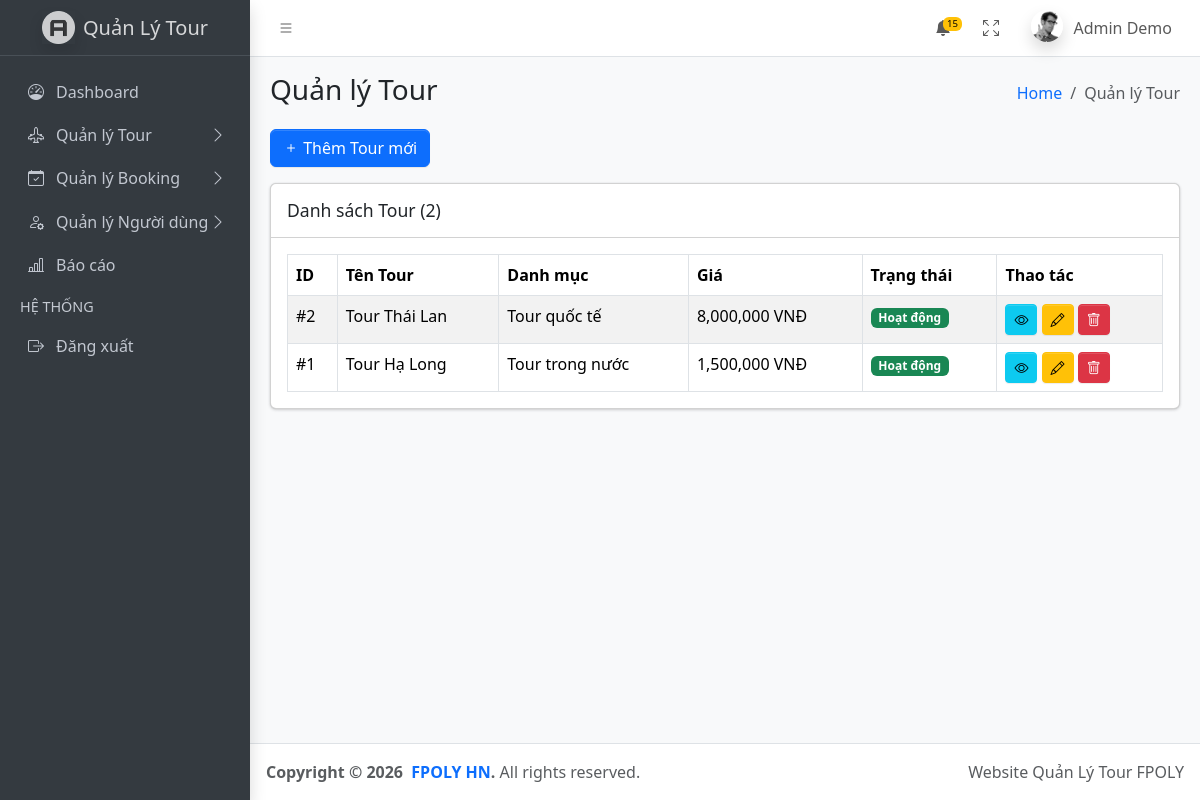
The page /admin/tours (signed in) on the database its author committed.
### tables this page shows
CREATE TABLE `tours` (
  `id` bigint(20) NOT NULL,
  `name` varchar(255) NOT NULL,
  `description` text DEFAULT NULL,
  `category_id` bigint(20) DEFAULT NULL,
  `schedule` longtext DEFAULT NULL CHECK (json_valid(`schedule`)),
  `images` longtext DEFAULT NULL CHECK (json_valid(`images`)),
  `prices` longtext DEFAULT NULL CHECK (json_valid(`prices`)),
  `policies` longtext DEFAULT NULL CHECK (json_valid(`policies`)),
  `suppliers` longtext DEFAULT NULL CHECK (json_valid(`suppliers`)),
  `price` decimal(15,2) DEFAULT NULL,
  `status` tinyint(4) NOT NULL,
  `created_at` timestamp NOT NULL DEFAULT current_timestamp(),
  `updated_at` timestamp NOT NULL DEFAULT current_timestamp() ON UPDATE current_timestamp()
);

CREATE TABLE `categories` (
  `id` bigint(20) NOT NULL,
  `name` varchar(100) NOT NULL,
  `description` text DEFAULT NULL,
  `status` tinyint(4) NOT NULL,
  `created_at` timestamp NOT NULL DEFAULT current_timestamp(),
  `updated_at` timestamp NOT NULL DEFAULT current_timestamp() ON UPDATE current_timestamp()
);

### src/helpers/helpers.php (called while the page is built, shortened)
<?php
function view_path(string $view): string
{
    $normalized = str_replace('.', DIRECTORY_SEPARATOR, $view);
    return BASE_PATH . DIRECTORY_SEPARATOR . 'views' . DIRECTORY_SEPARATOR . $normalized . '.php';
}
function view(string $view, array $data = []): void
{
    $file = view_path($view);
    extract($data, EXTR_OVERWRITE);
    include $file;
}

### src/controllers/AdminController.php (called while the page is built, shortened)
<?php
class AdminController
{
    public function tours()
    {
        view('admin.tours', [
            'title' => 'Quản lý Tour',
            'pageTitle' => 'Quản lý Tour'
        ]);
    }
}

### index.php (called while the page is built, shortened)
<?php
require_once __DIR__ . '/src/helpers/helpers.php';
if (file_exists(__DIR__ . '/src/models/Tour.php')) require_once __DIR__ . '/src/models/Tour.php';
require_once __DIR__ . '/src/controllers/AdminController.php';
$homeController = new HomeController();
$authController = new AuthController();
$categoryController = new CategoryController();
$adminController = new AdminController();
$guideController = new GuideController();
$act = $_GET['act'] ?? '/';
match ($act) {
    '/', 'welcome' => $homeController->welcome(),
    'home' => $homeController->home(),
    'login' => $authController->login(),
    'check-login' => $authController->checkLogin(),
    'logout' => $authController->logout(),
    'categories' => $categoryController->index(),
    'admin/dashboard' => $homeController->home(),
    'admin/tours' => $adminController->tours(),
    'admin/tours/add' => $adminController->addTour(),
    'admin/tours/edit' => $adminController->editTour(),
    'admin/tours/view' => $adminController->viewTour(),
    'admin/bookings' => $adminController->bookings(),
    'admin/bookings/add' => $adminController->addBooking(),
    'admin/bookings/customers' => $adminController->bookingCustomers(),
    'admin/customers' => $adminController->customers(),
    'admin/customers/add' => $adminController->addCustomer(),
    'admin/guides' => $adminController->guides(),
    'admin/reports' => $adminController->reports(),
    'admin/schedules' => $adminController->schedules(),
    'admin/schedules/add' => $adminController->addSchedule(),
    'admin/schedules/edit' => $adminController->editSchedule(),
    'admin/rooms' => $adminController->rooms(),
    'admin/expenses' => $adminController->expenses(),
    'admin/revenue' => $adminController->revenue(),
    'admin/customers/checkin' => $adminController->customerCheckIn(),
    'admin/customers/assign-room' => $adminController->assignRoom(),
    'admin/print-guest-list' => $adminController->printGuestList(),
    'guide/dashboard' => $guideController->dashboard(),
    'guide/schedule' => $guideController->schedule(),
    'guide/customers' => $guideController->customers(),
    'guide/diary' => $guideController->diary(),
    'guide/checkin' => $guideController->checkin(),
    'guide/requirements' => $guideController->requirements(),
    'guide/update-requirement' => $guideController->updateRequirement(),
    'guide/save-diary' => $guideController->saveDiary(),
    default => $homeController->notFound(),
};

### src/models/Tour.php (called while the page is built, shortened)
<?php
class Tour
{
    public static function getAll()
    {
        $db = getDB();
        $stmt = $db->query("
            SELECT t.*, c.name as category_name
            FROM tours t
            LEFT JOIN categories c ON t.category_id = c.id
            ORDER BY t.id DESC
        ");
        return $stmt->fetchAll();
    }
}

### views/admin/tours.php (the view, shortened to what this page needs)
<?php
$tours = Tour::getAll();
?>
<div class="row mb-3">
  <div class="col-12">
    <a href="<?= BASE_URL ?>?act=admin/tours/add" class="btn btn-primary">
      <i class="bi bi-plus"></i> Thêm Tour mới
    </a>
  </div>
</div>
<div class="row">
  <div class="col-12">
    <div class="card">
      <div class="card-header">
        <h3 class="card-title">Danh sách Tour (<?= count($tours) ?>)</h3>
      </div>
      <div class="card-body">
        <table class="table table-bordered table-striped">
          <thead>
            <tr>
              <th>ID</th>
              <th>Tên Tour</th>
              <th>Danh mục</th>
              <th>Giá</th>
              <th>Trạng thái</th>
              <th>Thao tác</th>
            </tr>
          </thead>
          <tbody>
            <?php foreach ($tours as $t): ?>
              <tr>
                <td>#<?= $t['id'] ?></td>
                <td><?= htmlspecialchars($t['name']) ?></td>
                <td><?= htmlspecialchars($t['category_name'] ?? 'N/A') ?></td>
                <td><?= number_format($t['price']) ?> VNĐ</td>
                <td>
                  <span class="badge <?= $t['status'] == 1 ? 'bg-success' : 'bg-warning' ?>">
                    <?= $t['status'] == 1 ? 'Hoạt động' : 'Tạm dừng' ?>
                  </span>
                </td>
                <td>
                  <a href="<?= BASE_URL ?>?act=admin/tours/view&id=<?= $t['id'] ?>" class="btn btn-info btn-sm">
                    <i class="bi bi-eye"></i>
                  </a>
                  <a href="<?= BASE_URL ?>?act=admin/tours/edit&id=<?= $t['id'] ?>" class="btn btn-warning btn-sm">
                    <i class="bi bi-pencil"></i>
                  </a>
                  <button class="btn btn-danger btn-sm" onclick="deleteTour(<?= $t['id'] ?>)">
                    <i class="bi bi-trash"></i>
                  </button>
                </td>
              </tr>
            <?php endforeach; ?>
          </tbody>
        </table>
      </div>
    </div>
  </div>
</div>

### rows shown on the page
tours: id "2", name "Tour Thái Lan", category.name "Tour quốc tế", price "8,000,000", status "Hoạt động"
tours: id "1", name "Tour Hạ Long", category.name "Tour trong nước", price "1,500,000", status "Hoạt động"

### other values the page prints
$currentUser->name "Admin Demo"
$pageTitle "Quản lý Tour"
$item['label'] "Quản lý Tour"
count($tours) "2"
